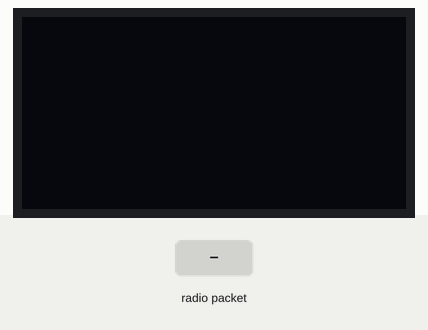
A sketch run on a simulated Arduino Uno, built with avr-gcc and run on an emulated ATmega328P. On the bench: 128×64 one-colour display. Inputs (shaded band) come from the test bench. The display library's start-up logo is not drawn; no radio packets arrive unless stated; what the sketch prints to the serial monitor is not drawn.

Above: at 3.7 s.
3.8 s: radio packet "1" arrives
At 6.3 s:
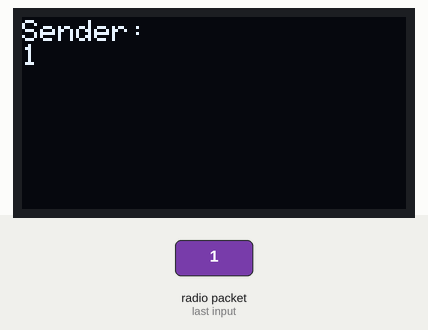
6.8 s: radio packet "0" arrives
At 9.6 s:
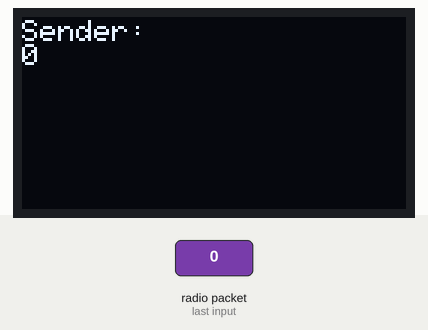
9.8 s: radio packet "2" arrives
Timing chart, 0 to 12.8 s (numbered marks = the images above; inputs shaded):
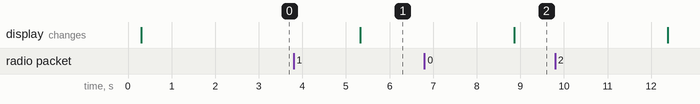

Measured:
- after the input at 3.8 s, the display: changes after 1.5 s (image 1)
- after the input at 6.8 s, the display: changes after 2.1 s (image 2)

The sketch:

Receiver.ino
```cpp
/*
 * Subscribe Tech Vegan for More Hardware & Software Tech Videos
 * Program by: Ashish Vegan https://www.ashishvegan.com
 * For Help - Contact WhatsApp +919890345539
 * technologyvegan@gmail.com
 * Get Harware & Software Academic Projects
 * Code Courtesy: Lora.h
Youtube video link: https://www.youtube.com/watch?v=wH483V8fnN8
 */
#include <LoRa.h>

#define SS 15
#define RST 16
#define DIO0 2
// Library for 1.3 inch OLED display
#include <SPI.h>
#include <Wire.h>
#include <Adafruit_GFX.h>
#include <Adafruit_SH110X.h>

//define OLED address and size
#define Address 0x3C
#define height 64
#define width 128
#define reset -1
//pass above parameters
Adafruit_SH1106G display = Adafruit_SH1106G(width, height, &Wire, reset);

void setup() {
  Serial.begin(9600);
  while (!Serial);
  Serial.println("Receiver Host");

  LoRa.setPins(SS, RST, DIO0);
  if (!LoRa.begin(433E6)) {
    Serial.println("LoRa Error");
    while (1);
  }
// OLED display code start
   delay(250);
   display.begin(Address,true);
  delay(250);
  display.display();
  delay(2000);


}
void loop() {
   //Calls LoRa.parsePacket() to check if a LoRa packet has been received.
    // It returns the size of the received packet in bytes. If no packet is
    //  received, it returns 0.
  int packetSize = LoRa.parsePacket();
  // If a packet is received (packetSize is not zero), the code enters the block.
  if (packetSize) {
    // Prints "Receiving Data: " to the serial monitor.
    Serial.print("Receiving Data: ");
    // Enters a loop to read the available data from the LoRa module using LoRa.available()
    while (LoRa.available()) {
      // Reads the data as a string using LoRa.readString()
     String data = LoRa.readString(); //  "LoRa" is a class and "readString" is an object of this class to read data coming from transmitter
      // Prints the received data to the serial monitor.
      Serial.println(data);
      displayData(data);

    }
  }
}

void displayData(String data){

//   // clear  buffer
  display.clearDisplay();
   delay(500);
  display.setTextSize(1);
  display.setCursor(0,1);
  display.setTextColor(SH110X_WHITE);
  display.println("Sender: ");
  display.print(data);
  display.display();
  delay(2000);
  display.clearDisplay();
}
```
